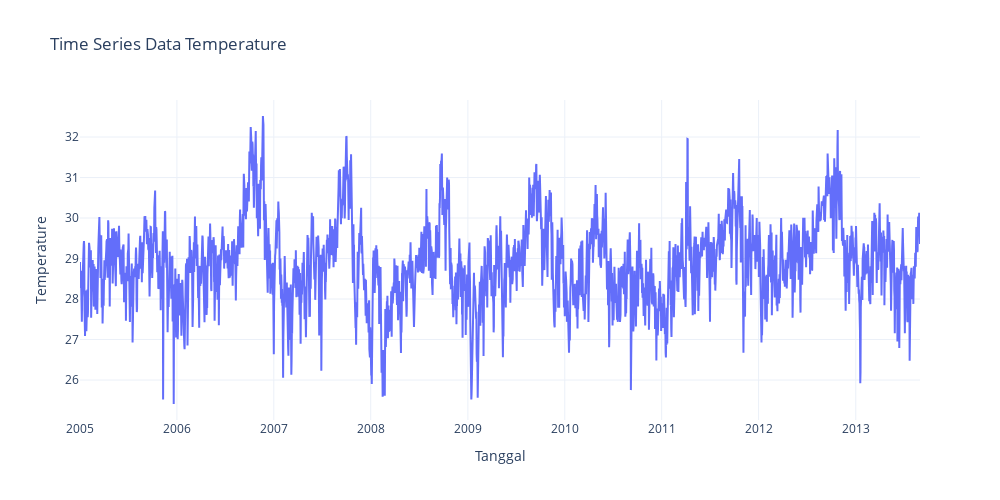

The notebook cell this image was saved under:
### Code cell
fig = go.Figure()

fig.add_trace(go.Scatter(x=df_arma['T'], y=df_arma['Temperature'],
                    mode='lines',
                    name='ARMA(2, 5)'))
fig.update_layout(
    title='Time Series Data Temperature',
    xaxis_title='Tanggal',
    yaxis_title='Temperature',
    width=1000,
    height=500,
    template='plotly_white'
)

fig.show()

### Figure 1 — Plotly figure (JSON) as saved in the notebook; plotly's stock layout.template omitted (floating-point values rounded to 4 significant figures; data arrays with more than 128 entries replaced by an {"elided": "..."} marker saying what was removed)
{"data": [{"mode": "lines", "name": "ARMA(2, 5)", "type": "scatter", "x": {"elided": "3165 str values"}, "y": {"elided": "3165 float values"}}], "layout": {"height": 500, "title": {"text": "Time Series Data Temperature"}, "width": 1000, "xaxis": {"title": {"text": "Tanggal"}}, "yaxis": {"title": {"text": "Temperature"}}}}
